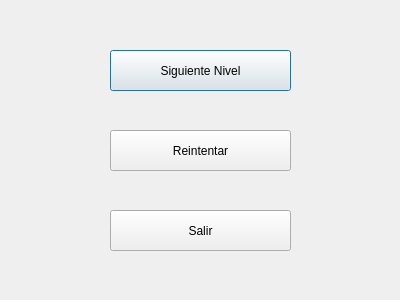
<?xml version="1.0" encoding="UTF-8"?>
<ui version="4.0">
 <class>Options3</class>
 <widget class="QDialog" name="Options3">
  <property name="geometry">
   <rect>
    <x>0</x>
    <y>0</y>
    <width>400</width>
    <height>300</height>
   </rect>
  </property>
  <property name="windowTitle">
   <string>Capucho's Bomb Adventure</string>
  </property>
  <property name="windowIcon">
   <iconset resource="gif.qrc">
    <normaloff>:/Images/icono.png</normaloff>:/Images/icono.png</iconset>
  </property>
  <widget class="QPushButton" name="pushButton">
   <property name="geometry">
    <rect>
     <x>110</x>
     <y>50</y>
     <width>181</width>
     <height>41</height>
    </rect>
   </property>
   <property name="text">
    <string>Siguiente Nivel</string>
   </property>
  </widget>
  <widget class="QPushButton" name="pushButton_2">
   <property name="geometry">
    <rect>
     <x>110</x>
     <y>130</y>
     <width>181</width>
     <height>41</height>
    </rect>
   </property>
   <property name="text">
    <string>Reintentar</string>
   </property>
  </widget>
  <widget class="QPushButton" name="pushButton_3">
   <property name="geometry">
    <rect>
     <x>110</x>
     <y>210</y>
     <width>181</width>
     <height>41</height>
    </rect>
   </property>
   <property name="text">
    <string>Salir</string>
   </property>
  </widget>
 </widget>
 <resources>
  <include location="gif.qrc"/>
 </resources>
 <connections/>
</ui>
